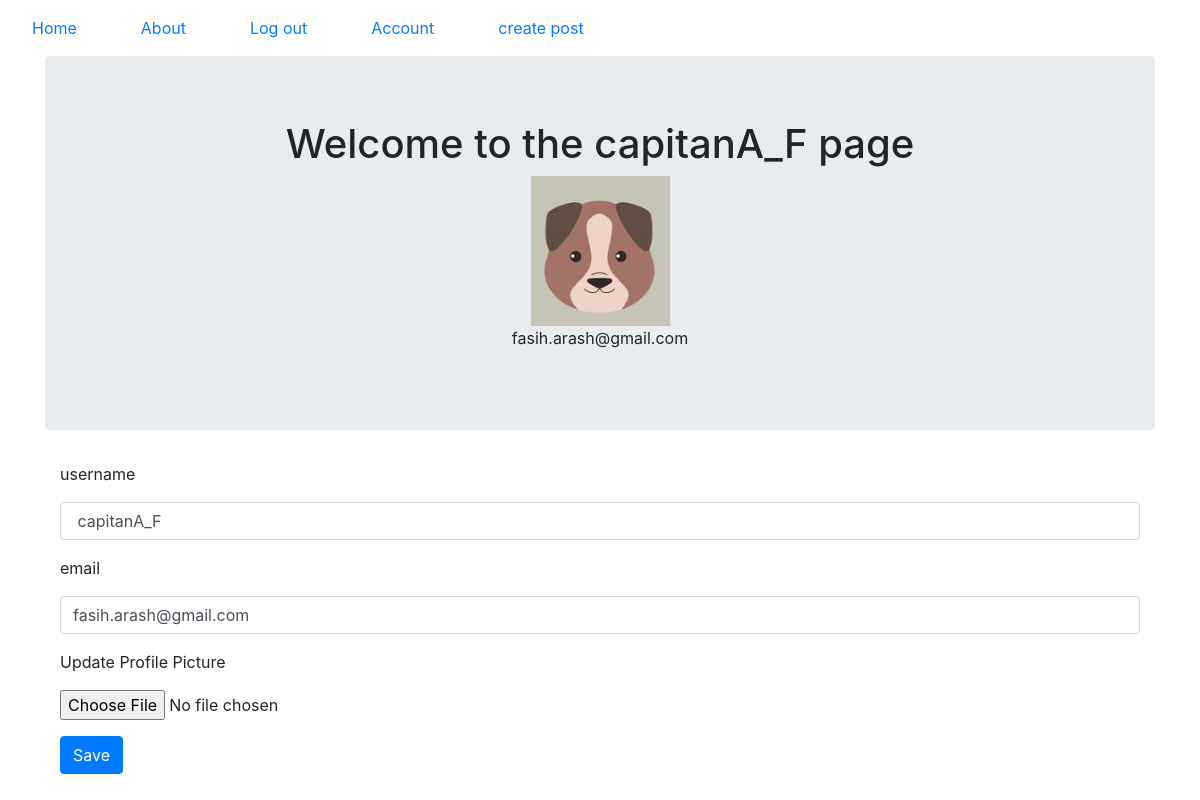
Page /account (signed in) on the committed database.
### puppyblog/models.py (models this page shows, shortened)
class User(db.Model, UserMixin):
    __tablename__ = "users"
    id = db.Column(db.Integer, unique=True, primary_key=True)
    user_name = db.Column(db.String(64), nullable=False, unique=True, index=True)
    email = db.Column(db.String(64), nullable=False, unique=True, index=True)
    hash_password = db.Column(db.String(128), unique=True, nullable=False)
    profile_image = db.Column(db.String(64), default='default_profile.png')
    blog_post = db.relationship('BlogPost', backref='Author', lazy=True)

### puppyblog/users/views.py (the view)
@users.route("/account",methods=["Post","get"])
@login_required
def account():
    form = UpdateFileForm()
    if form.validate_on_submit():
        if form.picture.data:
            username = current_user.user_name
            pic = save_profile_pic(form.picture.data, username)
            current_user.profile_image = pic
        current_user.user_name = form.username.data
        current_user.email = form.email.data
        db.session.commit()
        flash("Your information has been updated!")
        return redirect(url_for("users.account"))
    elif request.method == "GET":
        form.email.data = current_user.email
        form.username.data = current_user.user_name
    profile_image = url_for("static", filename="profile_pics/" + current_user.profile_image)
    return render_template("account.html", form=form, profile_image=profile_image)

### puppyblog/users/forms.py (shortened to what this page needs)
class UpdateFileForm(FlaskForm):
    username = StringField("username", validators=[DataRequired(), ])
    email = StringField(" email", validators=[DataRequired(), Email()])
    picture = FileField('Update Profile Picture', validators=[FileAllowed(['jpg', 'png'])])
    submit = SubmitField("Save")

### puppyblog/models.py (called while the page is built)
@login_manager.user_loader
def user_loader(user_id):
    return User.query.get(user_id)

### puppyblog/templates/account.html (shortened to what this page needs)
{%extends "base.html"%}
{%block content%}
<div class="jumbotron ">
    <div align="center">
        <h1>Welcome to the {{current_user.user_name}} page</h1>
        <img align="center" src="{{url_for('static', filename='profile_pics/' + current_user.profile_image)}}">
        <p>{{current_user.email}}</p>
    </div>
</div>
<div class="container">
    <form method="POST" action="" enctype="multipart/form-data">
        <div class="form-group">
            {{ form.username.label(class="form-group") }}
            {{form.username(class='form-control') }}
        </div>
        <div class="form-group">
            {{ form.email.label(class="form-group") }}
            {{form.email(class='form-control') }}
        </div>
        <div class="form-group">
            {{ form.picture.label(class="form-group") }}
            {{ form.picture(class="form-control-file") }}
        </div>
        <div class="form-group">
            {{ form.submit(class="btn btn-primary") }}
        </div>
    </form>
</div>
{%endblock content%}

### rows in the picture
User: user_name "capitanA_F", profile_image (placeholder picture), email "fasih.arash@gmail.com"
